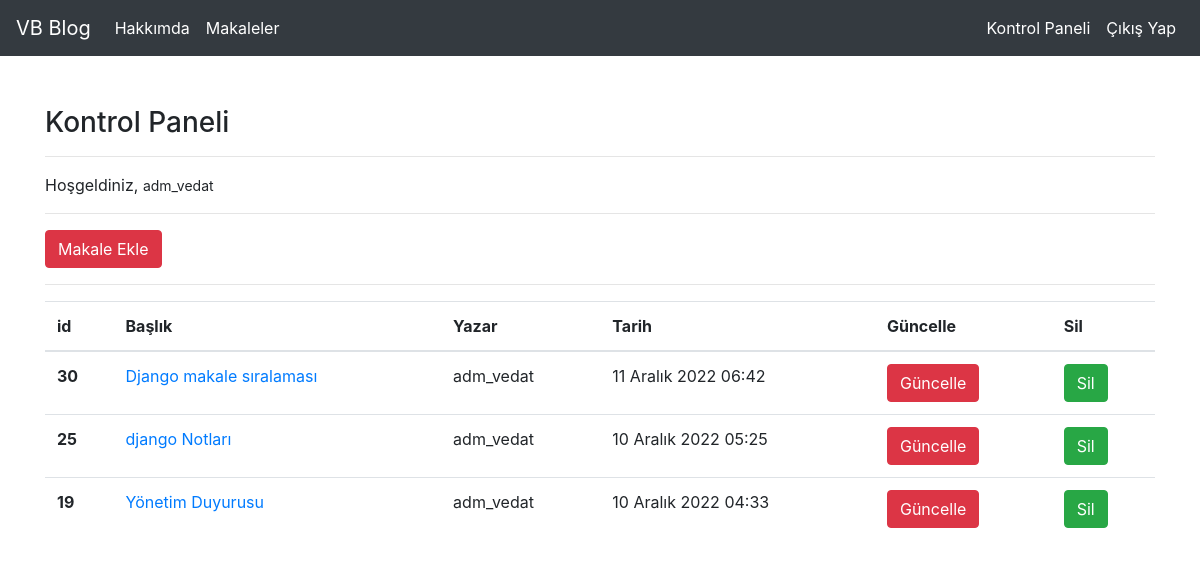
Screenshot of /articles/dashboard/ (signed in) with the database file from the repository.
### article/models.py (models this page shows, shortened)
class Article(models.Model):
    author = models.ForeignKey("auth.user", on_delete=models.CASCADE, verbose_name="Yazar")
    title = models.CharField(max_length=50, verbose_name="Başlık") # başlığımız 50 karakter
    content = RichTextField() # ck editördeki RichTet özelliğini kullanıyoruz.
    created_date = models.DateTimeField(auto_now_add=True, verbose_name="Oluşturulma Tarihi")
    article_image = models.FileField(blank = True, null = True, verbose_name="Makaleye Fotoğraf Ekleyin")
    class Meta:
        ordering = ['-created_date'] # son eklenen makale ilk gösterilecek

### article/views.py (the view)
# urls.py: path('dashboard/', views.dashboard, name = "dashboard"),
@login_required(login_url = "user:login")
def dashboard(request): # Kontrol Paneli için fonk.
    articles = Article.objects.filter(author = request.user)
    context = {
        "articles" : articles
    }
    return render(request, "dashboard.html", context)

### templates/dashboard.html
{% extends "layout.html" %}
{% block body %}
    <h3>Kontrol Paneli</h3>
    <hr>
    <p>
        Hoşgeldiniz, <small>{{request.user.username}}</small>
    </p>
    <hr>
    <a class = "btn btn-danger" href="{% url 'article:addarticle' %}">Makale Ekle</a>
    <hr>
    {% if articles %}
        <table class="table">
            <thead>
                <tr>
                    <th scope="col">id</th>
                    <th scope="col">Başlık</th>
                    <th scope="col">Yazar</th>
                    <th scope="col">Tarih</th>
                    <th scope="col">Güncelle</th>
                    <th scope="col">Sil</th>
                </tr>
            </thead>
            <tbody>
                {% for article in articles %}
                    <tr>
                        <th scope="row">{{article.id}}</th>
                        <td><a href="{% url 'article:detail' article.id %}">{{article.title}}</a></td>
                        <td>{{article.author.username}}</td>
                        <td>{{article.created_date}}</td>
                        <td><a href="{% url 'article:update' article.id %}" class = "btn btn-danger">Güncelle</a></td>
                        <td><a href="{% url 'article:delete' article.id %}" class = "btn btn-success">Sil</a></td>
                    </tr>
                {% endfor %}
            </tbody>
        </table>
    {% else %}
        <div class = "alert alert-danger">
            Henüz bir makaleniz bulunmuyor ...
        </div>
    {% endif %}
{% endblock  %}

### rows the page displays
Article: id "30", title "Django makale sıralaması", author.username "adm_vedat", created_date "11 Aralık 2022 06:42"
Article: id "25", title "django Notları", author.username "adm_vedat", created_date "10 Aralık 2022 05:25"
Article: id "19", title "Yönetim Duyurusu", author.username "adm_vedat", created_date "10 Aralık 2022 04:33"

### other values shown
{{ request.user.username }} "adm_vedat"
